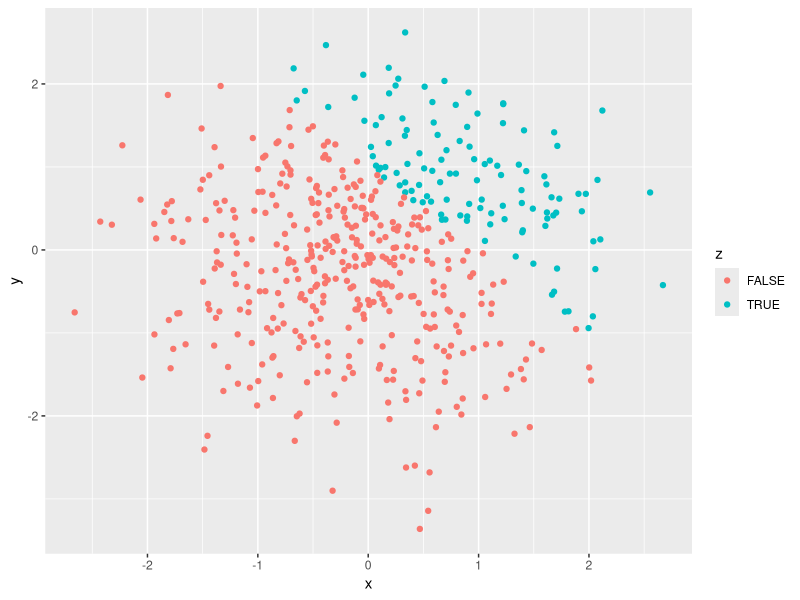
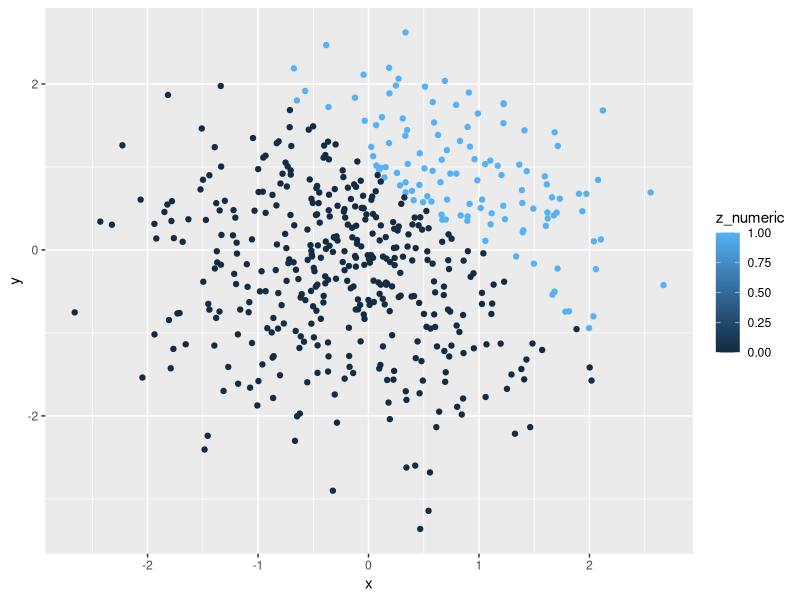
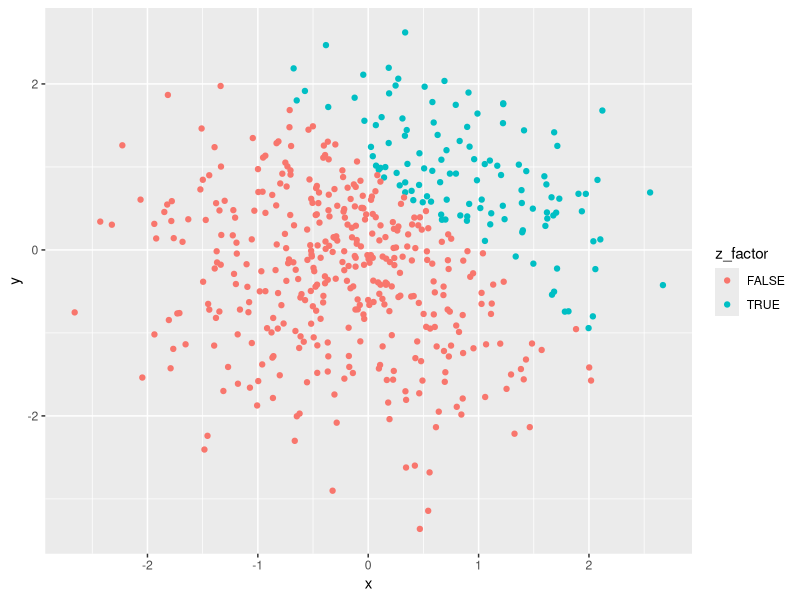
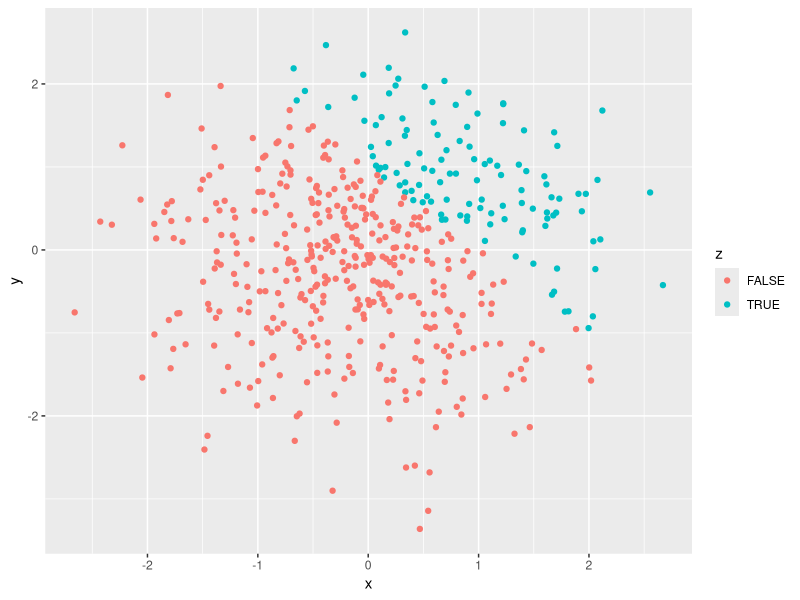

Here is the R script that generated these plots, in order:
## ---- chunk 1
library(tidyverse)

set.seed(10) 

problem1_df = tibble(
  norm_samp = rnorm(8),
  a_samp_pos = (norm_samp > 0),
  b_char = c("one", "two", "three", "four", "five", "six", "seven", "eight"), 
  c_factor = factor(c("small", "medium", "big", "small", "medium", "big", "small", "medium" ), 
    levels = 1:3, labels = c("small", "medium", "big"))
)
## ---- chunk 2
mean(pull(problem1_df,a_samp_pos))
mean(pull(problem1_df,b_char))
mean(pull(problem1_df,c_factor))
##Taking the mean of the logical vector works but taking the mean of the character and factor variables does not; the error says that the 'argument is not numeric or logical'
## ---- chunk 3
ab = as.numeric(pull(problem1_df,a_samp_pos))
pull(problem1_df,norm_samp)*ab
ac = as.factor(pull(problem1_df,a_samp_pos))
pull(problem1_df,norm_samp)*ac
ad = as.numeric(ac)
pull(problem1_df,norm_samp)*ad
## ---- chunk 4
set.seed(1000)

problem2_df = tibble(
  x = rnorm(500),
  y = rnorm(500),
  z = c(x + y > 1),
  z_numeric = as.numeric(z),
  z_factor = as.factor(z)
)
## ---- chunk 5
ggplot(problem2_df, aes(x = x, y = y, color = z)) + 
  geom_point()
##The colors in the plot are red for false and blue for true
ggsave("scatter_plot.pdf", height = 4, width = 6)

ggplot(problem2_df, aes(x = x, y = y, color = z_numeric)) + 
  geom_point()
##The colors in the plot are a blue gradient that become lighter the the greater z_numeric is

ggplot(problem2_df, aes(x = x, y = y, color = z_factor)) + 
  geom_point()
##The colors in the plot are red for false and blue for true
